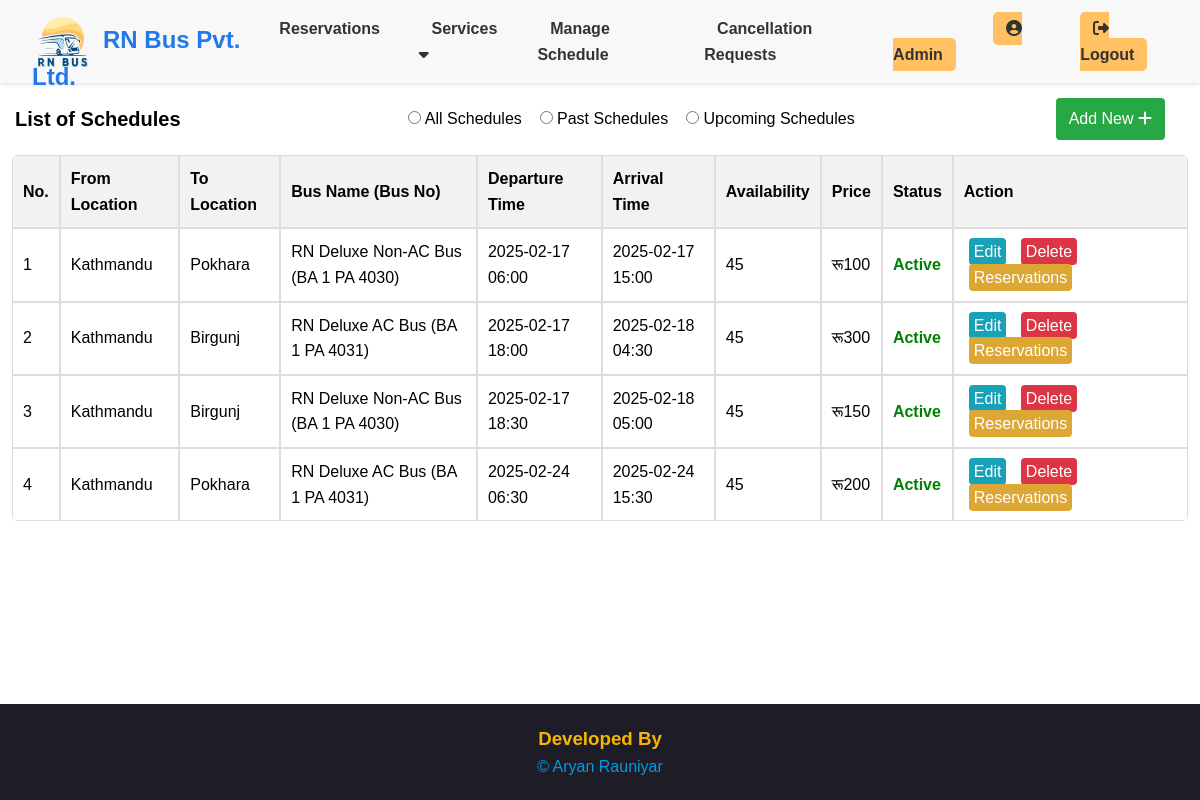
Page /admin/manage_schedule.php (signed in) on the committed database.
### tables this page shows
CREATE TABLE `schedule_list` (
  `id` int(30) NOT NULL,
  `bus_id` int(30) NOT NULL,
  `from_location` int(30) NOT NULL,
  `to_location` int(30) NOT NULL,
  `departure_time` datetime NOT NULL,
  `eta` datetime NOT NULL,
  `status` tinyint(4) NOT NULL DEFAULT 1,
  `availability` int(11) NOT NULL,
  `price` text NOT NULL,
  `date_updated` timestamp NOT NULL DEFAULT current_timestamp() ON UPDATE current_timestamp()
);

CREATE TABLE `location` (
  `id` int(30) NOT NULL,
  `city` varchar(250) NOT NULL,
  `state` varchar(250) NOT NULL,
  `status` tinyint(1) NOT NULL DEFAULT 1 COMMENT '0= inactive , 1= active',
  `date_updated` datetime NOT NULL DEFAULT current_timestamp() ON UPDATE current_timestamp()
);

CREATE TABLE `bus` (
  `id` int(30) NOT NULL,
  `name` varchar(250) NOT NULL,
  `bus_number` varchar(50) NOT NULL,
  `capacity` int(11) NOT NULL,
  `status` tinyint(1) NOT NULL DEFAULT 1 COMMENT '0 = inactive, 1 = active',
  `date_updated` datetime NOT NULL DEFAULT current_timestamp() ON UPDATE current_timestamp()
);

### admin/manage_schedule.php (the view, shortened to what this page needs)
<?php
$servername = "localhost";
$username = "root";
$password = "";
$dbname = "rn_bus_db";
$conn = new mysqli($servername, $username, $password, $dbname);
$sql = "
    SELECT
        s.id,
        b.id AS bus_id,          -- Select the bus_id explicitly
        b.name AS bus_name,
        b.bus_number,
        l1.city AS from_location,
        l1.id AS from_locationid,
        l2.city AS to_location,
        l2.id AS to_locationid,
        s.departure_time,
        s.eta AS arrival_time,
        s.availability,
        s.price,
        s.status
    FROM
        schedule_list s
    JOIN
        bus b ON s.bus_id = b.id
    JOIN
        location l1 ON s.from_location = l1.id
    JOIN
        location l2 ON s.to_location = l2.id
    ORDER BY
        s.departure_time ASC
";
$result = $conn->query($sql);
?>
<!DOCTYPE html>
<html lang="en">
<head>
    <link rel="stylesheet" href="style.css">
    <link rel="stylesheet" href="list_bus.css">
    <link rel="stylesheet" href="https://cdnjs.cloudflare.com/ajax/libs/font-awesome/6.2.0/css/all.min.css">
</head>
<body>
    <header>
        <nav class="navbar">
            <a class="linklogo" href="../"><img class="logo" src="../images/logo2.png" style="height: inherit; margin: 0px 6px;">RN Bus Pvt. Ltd.</a>
            <ul class="nav-links">
                <li><a href="list_reservations.php">Reservations</a></li>
                <li class="dropdown">
                    <a href="#">Services <i class="fa fa-caret-down" aria-hidden="true"></i></a>
                </li>
                <li><a href="manage_schedule.php">Manage Schedule</a></li>
                <li><a href="list_cancelrequest.php">Cancellation Requests</a></li>
                <li ><a href="profile.php" class="profile-btn" style="margin-left: 100px;"><i class="fas fa-user-circle"></i> <?=$_SESSION['firstname']?></a></li>
                <li><a href="logout.php" class="login-btn"><i class="fas fa-sign-out-alt"></i> Logout</a></li>
            </ul>
        </nav>
    </header>
    <main>
        <div class="listtop">
            <h2>List of Schedules</h2>
            <div class="filter-options">
    <label for="">&nbsp;&nbsp;</label>
    <label for="">&nbsp;&nbsp;</label>
    <label>
        <input type="radio" name="scheduleFilter" value="all" id="allSchedules"> All Schedules
    </label>
    <label for="">&nbsp;&nbsp;</label>
    <label>
        <input type="radio" name="scheduleFilter" value="past" id="pastSchedules"> Past Schedules
    </label>
    <label for="">&nbsp;&nbsp;</label>
    <label>
        <input type="radio" name="scheduleFilter" value="upcoming" id="upcomingSchedules"> Upcoming Schedules
    </label>
</div>
            <button name="add" type="button" onclick="window.location.href='add_schedule.php'">Add New <i class="fa fa-plus"></i></button>
        </div>
        <table>
            <thead>
                <tr>
                    <th>No.</th>
                    <th>From Location</th>
                    <th>To Location</th>
                    <th>Bus Name (Bus No)</th>
                    <th>Departure Time</th>
                    <th>Arrival Time</th>
                    <th>Availability</th>
                    <th>Price</th>
                    <th>Status</th>
                    <th>Action</th>
                </tr>
            </thead>
            <tbody>
                <?php if ($result->num_rows > 0): ?>
                    <?php $index = 1; ?>
                    <?php while ($row = $result->fetch_assoc()): ?>
                        <tr data-sort="departure_time">
                        <td><?= $index++; ?></td>
                        <td data-sort="from_location"><?= htmlspecialchars($row["from_location"]); ?></td>
                        <td data-sort="to_location"><?= htmlspecialchars($row["to_location"]); ?></td>
                        <td data-sort="bus_name"><?= htmlspecialchars($row["bus_name"]) . " (" . htmlspecialchars($row["bus_number"]) . ")"; ?></td>
                        <td data-sort="departure_time"><?= htmlspecialchars(date("Y-m-d    H:i", strtotime($row["departure_time"]))); ?></td>
                        <td data-sort="arrival_time"><?= htmlspecialchars(date("Y-m-d    H:i", strtotime($row["arrival_time"]))); ?></td>
                        <td data-sort="availability"><?= htmlspecialchars($row["availability"]); ?></td>
                        <td data-sort="price">रू<?= htmlspecialchars($row["price"]); ?></td>
                        <td data-sort="status" class="<?= $row["status"] ? 'status-active' : 'status-inactive' ?>">
                            <?= $row["status"] ? 'Active' : 'Inactive' ?>
                        </td>
                            <td style="width:20%">
                            <a href="#" class="action-btn-edit"
                        data-id='<?= $row["id"]; ?>'
                        data-from='<?= $row["from_location"]; ?>'
                        data-to='<?= $row["to_location"]; ?>'
                        data-fromid='<?= $row["from_locationid"]; ?>'
                        data-toid='<?= $row["to_locationid"]; ?>'
                        data-bus='<?= $row["bus_id"]; ?>'
                        data-departure='<?= $row["departure_time"]; ?>'
                        data-eta='<?= $row["arrival_time"]; ?>'
                        data-availability='<?= $row["availability"]; ?>'
                        data-price='<?= $row["price"]; ?>'
                        data-status='<?= $row["status"]; ?>'>Edit</a>
                                <a href="delete_schedule.php?id=<?= $row["id"]; ?>" class="action-btn-delete" onclick="return confirm('Deleting this schedule will delete all the reservation details of it. Are you sure?');">Delete</a>
                                <a href="schedule_reservations.php?id=<?= $row["id"]; ?>&from=<?= $row["from_location"]; ?>&to=<?= $row["to_location"]; ?>&fromdate=<?= $row["departure_time"]; ?>&todate=<?= $row["arrival_time"]; ?>&bus=<?= $row["bus_name"]." (".$row["bus_number"].")"; ?>" class="action-btn-reservations" >Reservations</a>
                            </td>
                        </tr>
                    <?php endwhile; ?>
                <?php else: ?>
                    <tr>
                        <td colspan="10">No schedules found.</td>
                    </tr>
                <?php endif; ?>
            </tbody>
        </table>
    </main>
    <br><br>
    <footer class="footer">
        <h3 class="dev">Developed By</h3>
        <p><a class="mylink" href="https://aryanrauniyar.com.np">&copy; Aryan Rauniyar</a></p>
    </footer>
</body>
</html>

### admin/style.css (style rules this page uses)
* { margin: 0; padding: 0; box-sizing: border-box; font-family: 'Trebuchet MS', 'Lucida Sans Unicode', 'Lucida Grande', 'Lucida Sans', Arial, sans-serif; }
html { height: 100%; margin: 0; }
body { min-width: 1024px; overflow-x: auto; height: 100%; margin: 0; }
body { font-family: Arial, sans-serif; line-height: 1.6; display: flex; flex-direction: column; }
header { top: 0; width: 100%; background: #f8f8f8; box-shadow: 0 2px 4px rgba(0, 0, 0, 0.1); z-index: 1000; }
.navbar { display: flex; justify-content: space-between; align-items: center; padding: 1rem 2rem; }
.navbar .linklogo { font-weight: bold; font-family: 'Trebuchet MS', 'Lucida Sans Unicode', 'Lucida Grande', 'Lucida Sans', Arial, sans-serif; font-size: 1.5rem; color: #2379e9; }
.linklogo { float: left; padding: 0px; font-size: 18px; line-height: 20px; height: 50px; text-decoration: none; }
.logo { overflow-clip-margin: content-box; overflow: clip; vertical-align: middle; }
.nav-links { list-style: none; display: flex; gap: 1rem; }
.nav-links li a { text-decoration: none; color: #333; font-weight: bold; padding: 0.5rem 0.8rem; border-radius: 5px; transition: background 0.3s ease; }
.navbar li:nth-child(1), .navbar li:nth-child(2), .navbar li:nth-child(3) { margin-right: 10px; }
.login-btn { background: #ffc162; color: white; border-radius: 5px; padding: 0.5rem 1rem; }
.nav-links li { position: relative; }
.footer { background-color: #1E1C26; color: white; text-align: center; padding: 50px 0; font-size: 16px; width: 100%; position: relative; margin-top: 40px; }
footer p { margin: 0; }
.mylink { text-decoration: none; color: #039be5; }
.profile-btn { background: #ffc162; color: white; border-radius: 5px; padding: 0.5rem 1rem; }

### admin/list_bus.css (style rules this page uses)
html, body { height: 100%; margin: 0; }
body { display: flex; flex-direction: column; }
.footer { margin-top: auto; background-color: #1E1C26; text-align: center; padding: 20px; }
.dev { color: #f8b600; }
.mylink { text-decoration: none; color: #039be5; }
table { width: 98%; margin: 0 auto; border-collapse: separate; border-spacing: 0; border-radius: 5px; overflow: hidden; margin-bottom: 5px; }
th, td { padding: 10px; text-align: left; border: 1px solid #ddd; }
th { background-color: #f2f2f2; }
.status-active { color: green; font-weight: bold; }
.action-btn-edit { margin: 0 5px; text-decoration: none; color: #fff; background-color: #17a2b8; border-color: #17a2b8; padding: 5px; border-radius: 0.25rem; }
.action-btn-delete { margin: 0 5px; text-decoration: none; color: #fff; background-color: #dc3545; border-color: #dc3545; padding: 5px; border-radius: 0.25rem; }
.action-btn-reservations { margin: 0 5px; text-decoration: none; color: #fff; background-color: #dca735; border-color: #dca735; padding: 5px; border-radius: 0.25rem; }
.listtop { display: flex; align-items: center; justify-content: space-between; margin-bottom: 20px; margin: 15px 15px; }
.listtop h2 { margin: 0; font-size: 20px; }
.listtop button { padding: 8px 12px; font-size: 16px; cursor: pointer; color: #fff; background-color: #28a745; border-color: #28a745; border: 1px solid transparent; font-size: 1rem; line-height: 1.5; border-radius: .25rem; transition: color .15s ease-in-out, background-color .15s ease-in-out, border-color .15s ease-in-out, box-shadow .15s ease-in-out; margin-right: 20px; }

### rows in the picture
schedule_list: location.city "Kathmandu", location.city "Pokhara", bus.name "RN Deluxe Non-AC Bus", bus.bus_number "BA 1 PA 4030", departure_time "2025-02-17 06:00", eta "2025-02-17 15:00", availability "45", price "100", status "Active"
schedule_list: location.city "Kathmandu", location.city "Birgunj", bus.name "RN Deluxe AC Bus", bus.bus_number "BA 1 PA 4031", departure_time "2025-02-17 18:00", eta "2025-02-18 04:30", availability "45", price "300", status "Active"
schedule_list: location.city "Kathmandu", location.city "Birgunj", bus.name "RN Deluxe Non-AC Bus", bus.bus_number "BA 1 PA 4030", departure_time "2025-02-17 18:30", eta "2025-02-18 05:00", availability "45", price "150", status "Active"
schedule_list: location.city "Kathmandu", location.city "Pokhara", bus.name "RN Deluxe AC Bus", bus.bus_number "BA 1 PA 4031", departure_time "2025-02-24 06:30", eta "2025-02-24 15:30", availability "45", price "200", status "Active"

### other values in the picture
$_SESSION['firstname'] "Admin"
